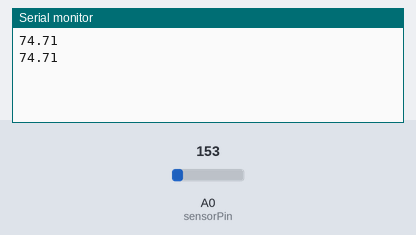
The sketch below on a simulated Arduino Uno, built with avr-gcc and run on an emulated ATmega328P. Parts: the last lines printed to the serial monitor. The inputs (shaded band) are chosen by the test bench; at power-on: A0 (sensorPin) = 153.

Above: at 1.8 s.
1.9 s: A0 (sensorPin) set to 165
At 2.7 s:
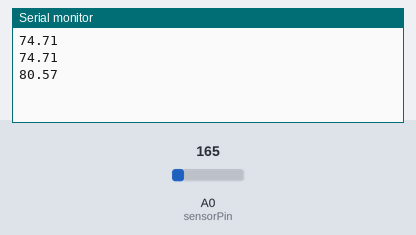
3.4 s: A0 (sensorPin) set to 175
At 4.8 s:
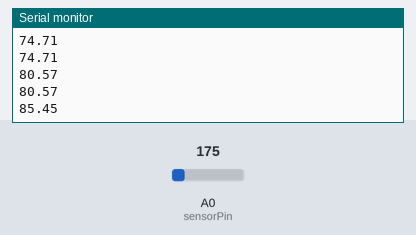
Timing chart, 0 to 6.4 s (numbered marks = the images above; inputs shaded):
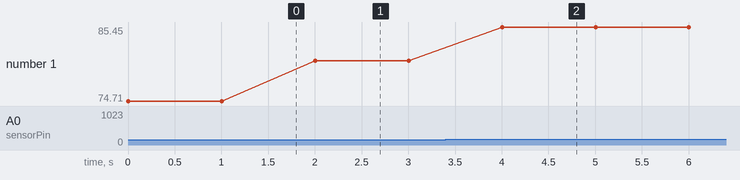

Measured:
- after the input at 1.9 s, the serial monitor: prints a new line after 0.10 s (image 1)
- after the input at 3.4 s, the serial monitor: prints a new line after 0.60 s (image 2)
- plotted number 1: 74.71 → 80.57 after the input at 1.9 s, 80.57 → 85.45 after the input at 3.4 s

The sketch:

TemperatureSensor.ino
```cpp
int sensorPin = 0;
void setup() {
  // put your setup code here, to run once:
  Serial.begin(9600);
}

void loop() {
  // put your main code here, to run repeatedly:
  int reading = analogRead(sensorPin);
  float voltage = (5.0 * reading * 100) / 1024;

  // float temperatureC = (voltage - 0.5) * 100; // for tmp36 only
  Serial.println(voltage);
  delay(1000);
}
```
